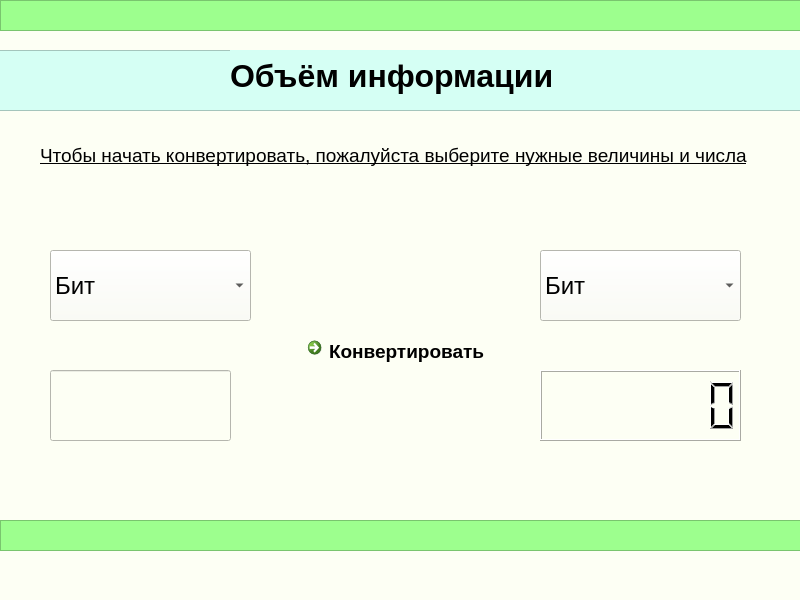
<?xml version="1.0" encoding="UTF-8"?>
<ui version="4.0">
 <class>MainWindow</class>
 <widget class="QMainWindow" name="MainWindow">
  <property name="geometry">
   <rect>
    <x>0</x>
    <y>0</y>
    <width>800</width>
    <height>600</height>
   </rect>
  </property>
  <property name="windowTitle">
   <string>MainWindow</string>
  </property>
  <property name="styleSheet">
   <string notr="true">background-color: rgb(253, 255, 244);</string>
  </property>
  <widget class="QWidget" name="centralwidget">
   <widget class="QFrame" name="frame">
    <property name="geometry">
     <rect>
      <x>0</x>
      <y>0</y>
      <width>801</width>
      <height>31</height>
     </rect>
    </property>
    <property name="styleSheet">
     <string notr="true">background:rgb(157, 255, 142)</string>
    </property>
    <property name="frameShape">
     <enum>QFrame::StyledPanel</enum>
    </property>
    <property name="frameShadow">
     <enum>QFrame::Raised</enum>
    </property>
   </widget>
   <widget class="QFrame" name="frame_2">
    <property name="geometry">
     <rect>
      <x>-10</x>
      <y>50</y>
      <width>811</width>
      <height>61</height>
     </rect>
    </property>
    <property name="styleSheet">
     <string notr="true">
background-color: rgb(213, 255, 244);</string>
    </property>
    <property name="frameShape">
     <enum>QFrame::StyledPanel</enum>
    </property>
    <property name="frameShadow">
     <enum>QFrame::Raised</enum>
    </property>
    <widget class="QLabel" name="label">
     <property name="geometry">
      <rect>
       <x>240</x>
       <y>0</y>
       <width>801</width>
       <height>51</height>
      </rect>
     </property>
     <property name="font">
      <font>
       <pointsize>24</pointsize>
       <weight>75</weight>
       <bold>true</bold>
      </font>
     </property>
     <property name="text">
      <string>Объём информации</string>
     </property>
    </widget>
   </widget>
   <widget class="QLabel" name="label_2">
    <property name="geometry">
     <rect>
      <x>40</x>
      <y>140</y>
      <width>731</width>
      <height>31</height>
     </rect>
    </property>
    <property name="font">
     <font>
      <pointsize>14</pointsize>
      <underline>true</underline>
     </font>
    </property>
    <property name="text">
     <string>Чтобы начать конвертировать, пожалуйста выберите нужные величины и числа</string>
    </property>
   </widget>
   <widget class="QComboBox" name="comboBox">
    <property name="geometry">
     <rect>
      <x>50</x>
      <y>250</y>
      <width>201</width>
      <height>71</height>
     </rect>
    </property>
    <property name="font">
     <font>
      <pointsize>18</pointsize>
      <weight>50</weight>
      <bold>false</bold>
     </font>
    </property>
    <item>
     <property name="text">
      <string>Бит</string>
     </property>
    </item>
    <item>
     <property name="text">
      <string>Байт</string>
     </property>
    </item>
    <item>
     <property name="text">
      <string>Килобайт</string>
     </property>
    </item>
    <item>
     <property name="text">
      <string>Мегабайт</string>
     </property>
    </item>
    <item>
     <property name="text">
      <string>Гигабайт</string>
     </property>
    </item>
    <item>
     <property name="text">
      <string>Терабайт</string>
     </property>
    </item>
   </widget>
   <widget class="QComboBox" name="comboBox_2">
    <property name="geometry">
     <rect>
      <x>540</x>
      <y>250</y>
      <width>201</width>
      <height>71</height>
     </rect>
    </property>
    <property name="font">
     <font>
      <pointsize>18</pointsize>
      <weight>50</weight>
      <bold>false</bold>
     </font>
    </property>
    <item>
     <property name="text">
      <string>Бит</string>
     </property>
    </item>
    <item>
     <property name="text">
      <string>Байт</string>
     </property>
    </item>
    <item>
     <property name="text">
      <string>Килобайт</string>
     </property>
    </item>
    <item>
     <property name="text">
      <string>Мегабайт</string>
     </property>
    </item>
    <item>
     <property name="text">
      <string>Гигабайт</string>
     </property>
    </item>
    <item>
     <property name="text">
      <string>Терабайт</string>
     </property>
    </item>
   </widget>
   <widget class="QLCDNumber" name="lcdNumber_2">
    <property name="geometry">
     <rect>
      <x>540</x>
      <y>370</y>
      <width>201</width>
      <height>71</height>
     </rect>
    </property>
    <property name="font">
     <font>
      <pointsize>18</pointsize>
     </font>
    </property>
    <property name="digitCount">
     <number>7</number>
    </property>
   </widget>
   <widget class="QCommandLinkButton" name="commandLinkButton">
    <property name="geometry">
     <rect>
      <x>300</x>
      <y>330</y>
      <width>241</width>
      <height>41</height>
     </rect>
    </property>
    <property name="font">
     <font>
      <family>Segoe UI</family>
      <pointsize>14</pointsize>
     </font>
    </property>
    <property name="text">
     <string>Конвертировать</string>
    </property>
   </widget>
   <widget class="QLineEdit" name="lineEdit">
    <property name="geometry">
     <rect>
      <x>50</x>
      <y>370</y>
      <width>181</width>
      <height>71</height>
     </rect>
    </property>
    <property name="font">
     <font>
      <pointsize>18</pointsize>
     </font>
    </property>
   </widget>
   <widget class="QFrame" name="frame_3">
    <property name="geometry">
     <rect>
      <x>0</x>
      <y>520</y>
      <width>801</width>
      <height>31</height>
     </rect>
    </property>
    <property name="styleSheet">
     <string notr="true">background:rgb(157, 255, 142)</string>
    </property>
    <property name="frameShape">
     <enum>QFrame::StyledPanel</enum>
    </property>
    <property name="frameShadow">
     <enum>QFrame::Raised</enum>
    </property>
   </widget>
  </widget>
  <widget class="QMenuBar" name="menubar">
   <property name="geometry">
    <rect>
     <x>0</x>
     <y>0</y>
     <width>800</width>
     <height>21</height>
    </rect>
   </property>
  </widget>
  <widget class="QStatusBar" name="statusbar"/>
 </widget>
 <resources/>
 <connections/>
</ui>
